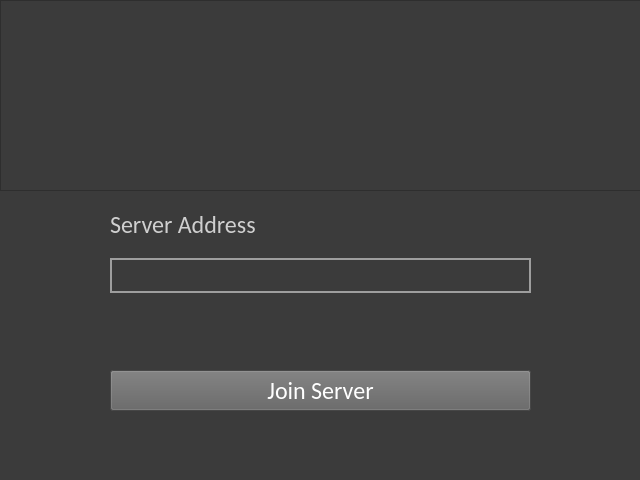
<?xml version="1.0" encoding="UTF-8"?>
<ui version="4.0">
 <class>Form</class>
 <widget class="QWidget" name="Form">
  <property name="windowModality">
   <enum>Qt::NonModal</enum>
  </property>
  <property name="geometry">
   <rect>
    <x>0</x>
    <y>0</y>
    <width>640</width>
    <height>480</height>
   </rect>
  </property>
  <property name="sizePolicy">
   <sizepolicy hsizetype="Minimum" vsizetype="Minimum">
    <horstretch>0</horstretch>
    <verstretch>0</verstretch>
   </sizepolicy>
  </property>
  <property name="minimumSize">
   <size>
    <width>640</width>
    <height>480</height>
   </size>
  </property>
  <property name="maximumSize">
   <size>
    <width>640</width>
    <height>480</height>
   </size>
  </property>
  <property name="baseSize">
   <size>
    <width>640</width>
    <height>480</height>
   </size>
  </property>
  <property name="windowTitle">
   <string>Clue-Less Game Client</string>
  </property>
  <property name="autoFillBackground">
   <bool>false</bool>
  </property>
  <property name="styleSheet">
   <string notr="true">background-color: #3B3B3B; color: #FFFFFF; font-family: Calibri;</string>
  </property>
  <widget class="QWidget" name="Widget_JoinServer" native="true">
   <property name="geometry">
    <rect>
     <x>0</x>
     <y>200</y>
     <width>641</width>
     <height>281</height>
    </rect>
   </property>
   <property name="sizePolicy">
    <sizepolicy hsizetype="Maximum" vsizetype="Fixed">
     <horstretch>0</horstretch>
     <verstretch>0</verstretch>
    </sizepolicy>
   </property>
   <property name="layoutDirection">
    <enum>Qt::LeftToRight</enum>
   </property>
   <widget class="QPushButton" name="Btn_JoinServer">
    <property name="geometry">
     <rect>
      <x>110</x>
      <y>170</y>
      <width>421</width>
      <height>41</height>
     </rect>
    </property>
    <property name="font">
     <font>
      <family>Calibri</family>
      <pointsize>18</pointsize>
     </font>
    </property>
    <property name="styleSheet">
     <string notr="true">background: #626262; color: White</string>
    </property>
    <property name="text">
     <string>Join Server</string>
    </property>
    <property name="checkable">
     <bool>false</bool>
    </property>
   </widget>
   <widget class="QLineEdit" name="Entry">
    <property name="geometry">
     <rect>
      <x>110</x>
      <y>58</y>
      <width>421</width>
      <height>35</height>
     </rect>
    </property>
    <property name="sizePolicy">
     <sizepolicy hsizetype="Expanding" vsizetype="Preferred">
      <horstretch>0</horstretch>
      <verstretch>0</verstretch>
     </sizepolicy>
    </property>
    <property name="font">
     <font>
      <family>Monospac821 BT</family>
      <pointsize>18</pointsize>
     </font>
    </property>
    <property name="styleSheet">
     <string notr="true">border: 2px solid #9E9E9E;font-family: &quot;Monospac821 BT&quot;;</string>
    </property>
   </widget>
   <widget class="QLabel" name="Label_JoinErrorMsg">
    <property name="geometry">
     <rect>
      <x>110</x>
      <y>100</y>
      <width>421</width>
      <height>41</height>
     </rect>
    </property>
    <property name="styleSheet">
     <string notr="true">color: Red;</string>
    </property>
    <property name="text">
     <string/>
    </property>
    <property name="textFormat">
     <enum>Qt::PlainText</enum>
    </property>
    <property name="alignment">
     <set>Qt::AlignLeading|Qt::AlignLeft|Qt::AlignTop</set>
    </property>
    <property name="wordWrap">
     <bool>true</bool>
    </property>
   </widget>
   <widget class="QLabel" name="EntryLabel">
    <property name="geometry">
     <rect>
      <x>110</x>
      <y>10</y>
      <width>145</width>
      <height>29</height>
     </rect>
    </property>
    <property name="font">
     <font>
      <family>Calibri</family>
      <pointsize>18</pointsize>
     </font>
    </property>
    <property name="styleSheet">
     <string notr="true">color: #CFCFCF</string>
    </property>
    <property name="text">
     <string>Server Address</string>
    </property>
    <property name="alignment">
     <set>Qt::AlignLeading|Qt::AlignLeft|Qt::AlignVCenter</set>
    </property>
   </widget>
  </widget>
  <widget class="QWidget" name="Widget_ConfirmPlayer" native="true">
   <property name="geometry">
    <rect>
     <x>0</x>
     <y>200</y>
     <width>641</width>
     <height>281</height>
    </rect>
   </property>
   <property name="sizePolicy">
    <sizepolicy hsizetype="Maximum" vsizetype="Fixed">
     <horstretch>0</horstretch>
     <verstretch>0</verstretch>
    </sizepolicy>
   </property>
   <widget class="QPushButton" name="Btn_ConfirmPlayer">
    <property name="geometry">
     <rect>
      <x>110</x>
      <y>170</y>
      <width>421</width>
      <height>41</height>
     </rect>
    </property>
    <property name="font">
     <font>
      <family>Calibri</family>
      <pointsize>18</pointsize>
     </font>
    </property>
    <property name="styleSheet">
     <string notr="true">background: #626262; color: White</string>
    </property>
    <property name="text">
     <string>Confirm</string>
    </property>
    <property name="checkable">
     <bool>false</bool>
    </property>
   </widget>
   <widget class="QLineEdit" name="Entry_2">
    <property name="geometry">
     <rect>
      <x>110</x>
      <y>58</y>
      <width>421</width>
      <height>35</height>
     </rect>
    </property>
    <property name="sizePolicy">
     <sizepolicy hsizetype="Expanding" vsizetype="Preferred">
      <horstretch>0</horstretch>
      <verstretch>0</verstretch>
     </sizepolicy>
    </property>
    <property name="font">
     <font>
      <family>Monospac821 BT</family>
      <pointsize>18</pointsize>
     </font>
    </property>
    <property name="styleSheet">
     <string notr="true">border: 2px solid #9E9E9E;font-family: &quot;Monospac821 BT&quot;;</string>
    </property>
   </widget>
   <widget class="QLabel" name="Label_JoinErrorMsg_2">
    <property name="geometry">
     <rect>
      <x>110</x>
      <y>100</y>
      <width>421</width>
      <height>41</height>
     </rect>
    </property>
    <property name="styleSheet">
     <string notr="true">color: Red;</string>
    </property>
    <property name="text">
     <string/>
    </property>
    <property name="textFormat">
     <enum>Qt::PlainText</enum>
    </property>
    <property name="alignment">
     <set>Qt::AlignLeading|Qt::AlignLeft|Qt::AlignTop</set>
    </property>
    <property name="wordWrap">
     <bool>true</bool>
    </property>
   </widget>
   <widget class="QLabel" name="EntryLabel_2">
    <property name="geometry">
     <rect>
      <x>110</x>
      <y>10</y>
      <width>145</width>
      <height>29</height>
     </rect>
    </property>
    <property name="font">
     <font>
      <family>Calibri</family>
      <pointsize>18</pointsize>
     </font>
    </property>
    <property name="styleSheet">
     <string notr="true">color: #CFCFCF</string>
    </property>
    <property name="text">
     <string>Player Name</string>
    </property>
    <property name="alignment">
     <set>Qt::AlignLeading|Qt::AlignLeft|Qt::AlignVCenter</set>
    </property>
   </widget>
  </widget>
  <widget class="QFrame" name="frame">
   <property name="geometry">
    <rect>
     <x>0</x>
     <y>0</y>
     <width>641</width>
     <height>191</height>
    </rect>
   </property>
   <property name="sizePolicy">
    <sizepolicy hsizetype="Maximum" vsizetype="Fixed">
     <horstretch>0</horstretch>
     <verstretch>0</verstretch>
    </sizepolicy>
   </property>
   <property name="frameShape">
    <enum>QFrame::StyledPanel</enum>
   </property>
   <property name="frameShadow">
    <enum>QFrame::Raised</enum>
   </property>
   <widget class="QLabel" name="label_2">
    <property name="geometry">
     <rect>
      <x>50</x>
      <y>50</y>
      <width>531</width>
      <height>101</height>
     </rect>
    </property>
    <property name="text">
     <string/>
    </property>
    <property name="pixmap">
     <pixmap>../resources/GameTitle_Small.png</pixmap>
    </property>
    <property name="scaledContents">
     <bool>true</bool>
    </property>
    <property name="wordWrap">
     <bool>false</bool>
    </property>
   </widget>
  </widget>
  <zorder>frame</zorder>
  <zorder>Widget_ConfirmPlayer</zorder>
  <zorder>Widget_JoinServer</zorder>
 </widget>
 <resources/>
 <connections/>
</ui>
